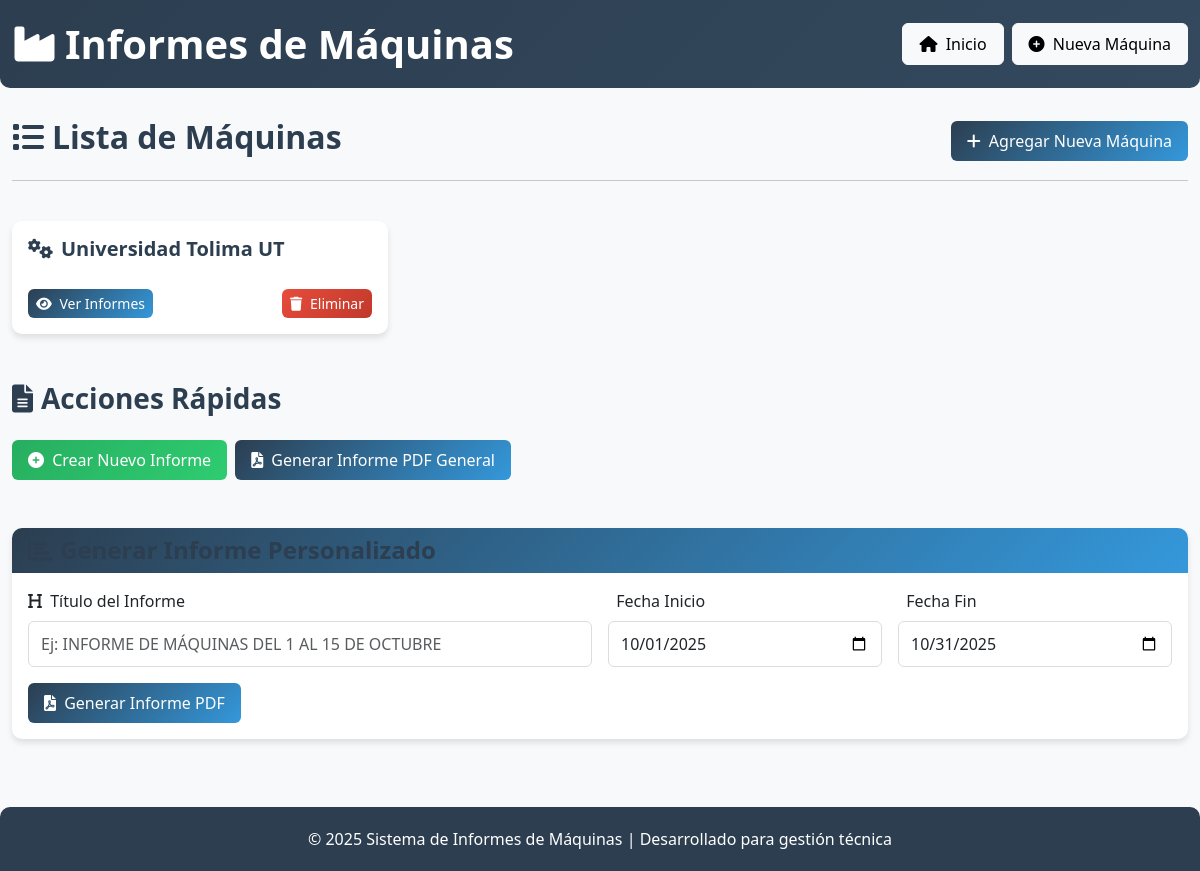
/, run on an earlier commit of the app's database.
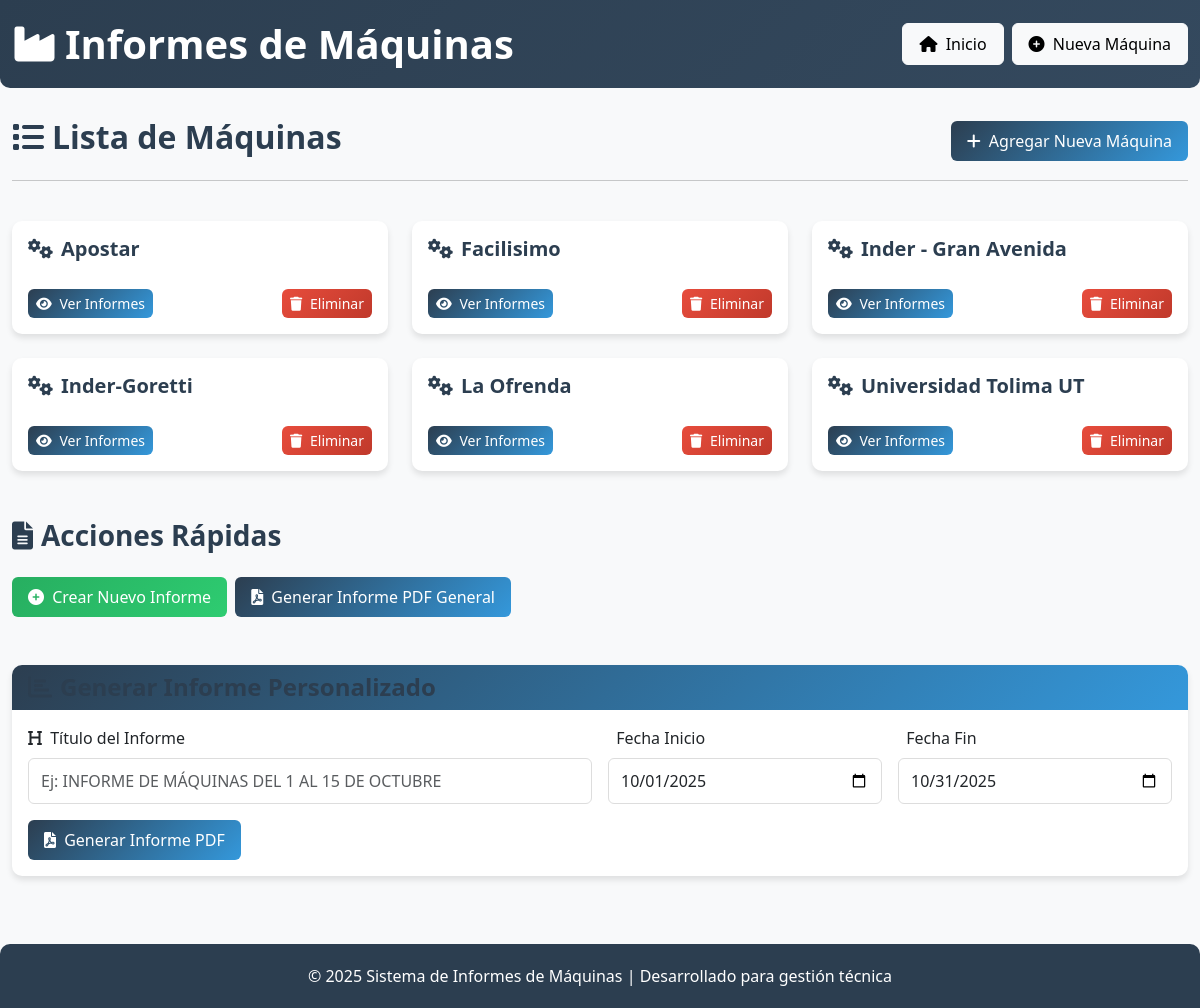
And on a later commit of the database.
### tables this page shows
CREATE TABLE maquinas
                     (id INTEGER PRIMARY KEY AUTOINCREMENT,
                      nombre TEXT UNIQUE NOT NULL);

### app.py (the view)
@app.route('/')
def index():
    maquinas = get_maquinas()
    return render_template('index.html', maquinas=maquinas)

### app.py (called while the page is built)
def get_maquinas():
    try:
        conn = sqlite3.connect(app.config['DATABASE'])
        c = conn.cursor()
        c.execute("SELECT id, nombre FROM maquinas ORDER BY nombre")
        maquinas = [{'id': row[0], 'nombre': row[1]} for row in c.fetchall()]
        conn.close()
        return maquinas
    except sqlite3.OperationalError as e:
        print(f"Error obteniendo máquinas: {e}")
        crear_tablas_iniciales()
        try:
            conn = sqlite3.connect(app.config['DATABASE'])
            c = conn.cursor()
            c.execute("SELECT id, nombre FROM maquinas ORDER BY nombre")
            maquinas = [{'id': row[0], 'nombre': row[1]} for row in c.fetchall()]
            conn.close()
            return maquinas
        except:
            return []

### templates/index.html (shortened to what this page needs)
{% extends "base.html" %}
{% block content %}
<div class="row mb-4">
    <div class="col-12">
        <div class="d-flex justify-content-between align-items-center">
            <h2><i class="fas fa-list me-2"></i>Lista de Máquinas</h2>
            <a href="{{ url_for('nueva_maquina') }}" class="btn btn-primary">
                <i class="fas fa-plus me-1"></i> Agregar Nueva Máquina
            </a>
        </div>
        <hr>
    </div>
</div>
{% if maquinas %}
<div class="row">
    {% for maquina in maquinas %}
    <div class="col-md-4 mb-4">
        <div class="card machine-card h-100">
            <div class="card-body d-flex flex-column">
                <h5 class="card-title"><i class="fas fa-cogs me-2"></i>{{ maquina.nombre }}</h5>
                <div class="mt-auto d-flex justify-content-between">
                    <a href="{{ url_for('ver_maquina', nombre_maquina=maquina.nombre) }}" class="btn btn-primary btn-sm">
                        <i class="fas fa-eye me-1"></i> Ver Informes
                    </a>
                    <form method="POST" action="{{ url_for('eliminar_maquina', nombre_maquina=maquina.nombre) }}" class="d-inline" onsubmit="return confirm('¿Está seguro que desea eliminar esta máquina y todos sus informes?')">
                        <button type="submit" class="btn btn-danger btn-sm">
                            <i class="fas fa-trash me-1"></i> Eliminar
                        </button>
                    </form>
                </div>
            </div>
        </div>
    </div>
    {% endfor %}
</div>
{% else %}
<div class="alert alert-info">
        <h4><i class="fas fa-info-circle me-2"></i>No hay máquinas registradas</h4>
        <p>Haga clic en "Agregar Nueva Máquina" para comenzar.</p>
    </div>
{% endif %}
<div class="row mt-4">
    <div class="col-12">
        <div class="d-flex justify-content-between align-items-center mb-3">
            <h3><i class="fas fa-file-alt me-2"></i>Acciones Rápidas</h3>
        </div>
        <div class="d-flex flex-wrap gap-2">
            <a href="{{ url_for('nuevo_informe') }}" class="btn btn-success">
                <i class="fas fa-plus-circle me-1"></i> Crear Nuevo Informe
            </a>
            <a href="{{ url_for('generar_informe_pdf') }}" class="btn btn-primary" target="_blank">
                <i class="fas fa-file-pdf me-1"></i> Generar Informe PDF General
            </a>
        </div>
    </div>
</div>
<div class="row mt-5">
    <div class="col-12">
        <div class="card">
            <div class="card-header">
                <h4 class="mb-0"><i class="fas fa-chart-bar me-2"></i>Generar Informe Personalizado</h4>
            </div>
            <div class="card-body">
                <form method="POST" action="{{ url_for('generar_informe_personalizado') }}" class="row g-3">
                    <div class="col-md-6">
                        <label for="titulo" class="form-label"><i class="fas fa-heading me-1"></i> Título del Informe</label>
                        <input type="text" class="form-control" id="titulo" name="titulo"
                               placeholder="Ej: INFORME DE MÁQUINAS DEL 1 AL 15 DE OCTUBRE" required>
                    </div>
                    <div class="col-md-3">
                        <label for="fecha_inicio" class="form-label"> Fecha Inicio</label>
                        <input type="date" class="form-control" id="fecha_inicio" name="fecha_inicio" required>
                    </div>
                    <div class="col-md-3">
                        <label for="fecha_fin" class="form-label"> Fecha Fin</label>
                        <input type="date" class="form-control" id="fecha_fin" name="fecha_fin" required>
                    </div>
                    <div class="col-12">
                        <button type="submit" class="btn btn-primary">
                            <i class="fas fa-file-pdf me-1"></i> Generar Informe PDF
                        </button>
                    </div>
                </form>
            </div>
        </div>
    </div>
</div>
{% endblock %}

### templates/base.html (shortened to what this page needs)
<!DOCTYPE html>
<html lang="es">
<head>
    <link href="https://cdn.jsdelivr.net/npm/bootstrap@5.3.0/dist/css/bootstrap.min.css" rel="stylesheet">
    <link href="https://cdnjs.cloudflare.com/ajax/libs/font-awesome/6.0.0/css/all.min.css" rel="stylesheet">
    <link href="{{ url_for('static', filename='styles.css') }}" rel="stylesheet">
</head>
<body>
    <header class="page-header">
        <div class="container">
            <div class="d-flex justify-content-between align-items-center">
                <h1><i class="fas fa-industry me-2"></i>Informes de Máquinas</h1>
                <div class="d-flex">
                    <a href="{{ url_for('index') }}" class="btn btn-light me-2"><i class="fas fa-home me-1"></i> Inicio</a>
                    <a href="{{ url_for('nueva_maquina') }}" class="btn btn-light"><i class="fas fa-plus-circle me-1"></i> Nueva Máquina</a>
                </div>
            </div>
        </div>
    </header>
    <div class="container">
        {% block content %}{% endblock %}
    </div>
    <footer class="mt-5">
        <div class="container text-center">
            <p class="mb-0">&copy; 2025 Sistema de Informes de Máquinas | Desarrollado para gestión técnica</p>
        </div>
    </footer>
</body>
</html>

### static/styles.css (style rules this page uses)
:root { --primary-color: #2c3e50; --secondary-color: #3498db; --accent-color: #e74c3c; --light-color: #ecf0f1; --dark-color: #34495e; --success-color: #27ae60; --warning-color: #f39c12; --danger-color: #e74c3c; --font-main: 'Segoe UI', Tahoma, Geneva, Verdana, sans-serif; }
body { font-family: var(--font-main); background-color: #f8f9fa; color: #333; }
.card { border: none; border-radius: 10px; box-shadow: 0 4px 6px rgba(0,0,0,0.1); transition: transform 0.3s ease, box-shadow 0.3s ease; margin-bottom: 20px; }
.card-header { background: linear-gradient(135deg, var(--primary-color), var(--secondary-color)); color: white; border-radius: 10px 10px 0 0 !important; font-weight: 600; border: none; }
.btn { border-radius: 6px; font-weight: 500; padding: 8px 16px; transition: all 0.3s ease; }
.btn-primary { background: linear-gradient(135deg, var(--primary-color), var(--secondary-color)); border: none; }
.btn-success { background: linear-gradient(135deg, var(--success-color), #2ecc71); border: none; }
.btn-danger { background: linear-gradient(135deg, var(--danger-color), #c0392b); border: none; }
.machine-card { height: 100%; }
.machine-card .card-title { color: var(--primary-color); font-weight: 600; }
.form-control, .form-select { border-radius: 6px; border: 1px solid #ddd; padding: 10px 12px; transition: border-color 0.3s ease, box-shadow 0.3s ease; }
h1, h2, h3, h4, h5, h6 { color: var(--primary-color); font-weight: 600; }
.page-header { background: linear-gradient(135deg, var(--primary-color), var(--dark-color)); color: white; padding: 20px 0; margin-bottom: 30px; border-radius: 0 0 10px 10px; }
.page-header h1 { color: white; font-weight: 600; margin: 0; }
footer { background: var(--primary-color); color: white; padding: 20px 0; margin-top: 40px; border-radius: 10px 10px 0 0; }
.btn-sm { padding: 4px 8px; font-size: 0.875rem; }
.container { max-width: 1200px; }

What changed in the data, as far as the page shows it:
added maquinas: nombre "Apostar"
added maquinas: nombre "Facilisimo"
added maquinas: nombre "Inder - Gran Avenida"
added maquinas: nombre "Inder-Goretti"
added maquinas: nombre "La Ofrenda"
